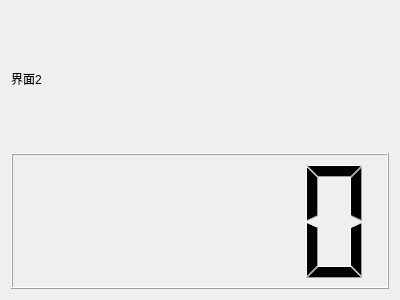
<?xml version="1.0" encoding="UTF-8"?>
<ui version="4.0">
 <class>jiemian2</class>
 <widget class="QWidget" name="jiemian2">
  <property name="geometry">
   <rect>
    <x>0</x>
    <y>0</y>
    <width>400</width>
    <height>300</height>
   </rect>
  </property>
  <property name="windowTitle">
   <string>Form</string>
  </property>
  <layout class="QGridLayout" name="gridLayout">
   <item row="0" column="0">
    <widget class="QLabel" name="label">
     <property name="text">
      <string>界面2</string>
     </property>
    </widget>
   </item>
   <item row="1" column="0">
    <widget class="QLCDNumber" name="lcdNumber"/>
   </item>
  </layout>
 </widget>
 <resources/>
 <connections/>
</ui>
